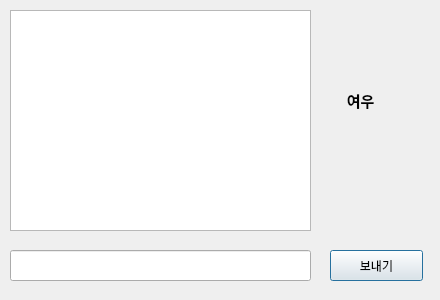
<?xml version="1.0" encoding="UTF-8"?>
<ui version="4.0">
 <class>Dialog</class>
 <widget class="QDialog" name="Dialog">
  <property name="geometry">
   <rect>
    <x>0</x>
    <y>0</y>
    <width>440</width>
    <height>300</height>
   </rect>
  </property>
  <property name="windowTitle">
   <string>Dialog</string>
  </property>
  <widget class="QPushButton" name="pushButton">
   <property name="geometry">
    <rect>
     <x>330</x>
     <y>250</y>
     <width>93</width>
     <height>31</height>
    </rect>
   </property>
   <property name="text">
    <string>보내기</string>
   </property>
   <property name="checkable">
    <bool>false</bool>
   </property>
  </widget>
  <widget class="QLineEdit" name="lineEdit">
   <property name="geometry">
    <rect>
     <x>10</x>
     <y>250</y>
     <width>301</width>
     <height>31</height>
    </rect>
   </property>
  </widget>
  <widget class="QTextBrowser" name="txtBrowserResult">
   <property name="enabled">
    <bool>true</bool>
   </property>
   <property name="geometry">
    <rect>
     <x>10</x>
     <y>10</y>
     <width>301</width>
     <height>221</height>
    </rect>
   </property>
  </widget>
  <widget class="QLabel" name="myPic">
   <property name="enabled">
    <bool>true</bool>
   </property>
   <property name="geometry">
    <rect>
     <x>340</x>
     <y>10</y>
     <width>71</width>
     <height>71</height>
    </rect>
   </property>
   <property name="mouseTracking">
    <bool>false</bool>
   </property>
   <property name="tabletTracking">
    <bool>false</bool>
   </property>
   <property name="acceptDrops">
    <bool>false</bool>
   </property>
   <property name="autoFillBackground">
    <bool>false</bool>
   </property>
   <property name="text">
    <string/>
   </property>
   <property name="pixmap">
    <pixmap>C:/Users/여우/Desktop/게임/디코/fox.png</pixmap>
   </property>
   <property name="scaledContents">
    <bool>true</bool>
   </property>
   <property name="wordWrap">
    <bool>false</bool>
   </property>
   <property name="openExternalLinks">
    <bool>false</bool>
   </property>
  </widget>
  <widget class="QLabel" name="label_2">
   <property name="geometry">
    <rect>
     <x>340</x>
     <y>90</y>
     <width>71</width>
     <height>21</height>
    </rect>
   </property>
   <property name="font">
    <font>
     <family>나눔고딕</family>
     <pointsize>11</pointsize>
     <weight>75</weight>
     <bold>true</bold>
    </font>
   </property>
   <property name="text">
    <string>  여우</string>
   </property>
  </widget>
 </widget>
 <resources/>
 <connections/>
</ui>
